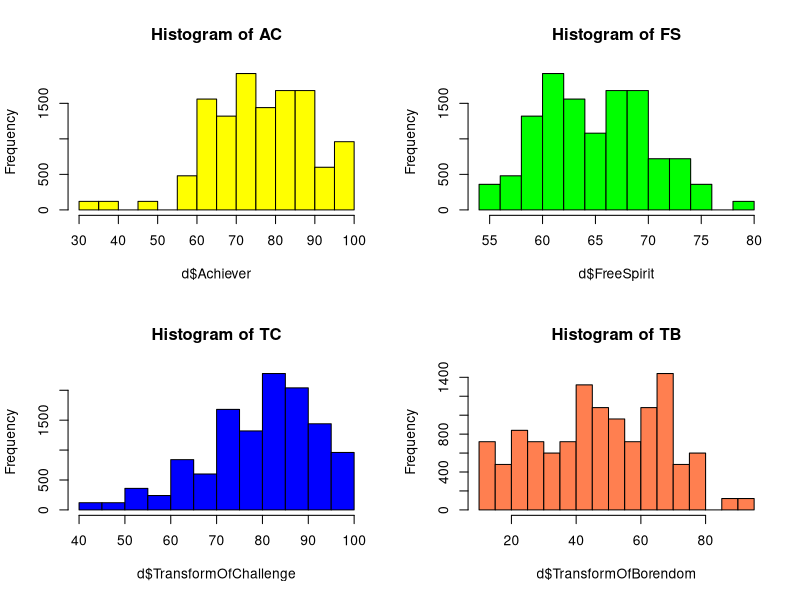
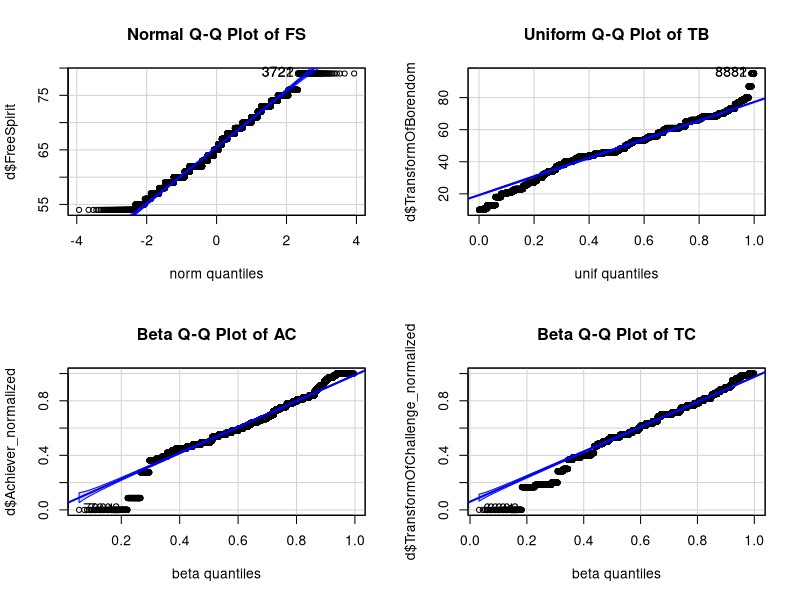

Recreate these plots in R, in order.
# Required packages for the Week 1 analysis
options(repos = c(CRAN = "https://cloud.r-project.org"))
install.packages("carData")
install.packages("car")
install.packages("MASS")
install.packages("fitdistrplus")

library("carData")
library("MASS")
library("fitdistrplus")
library("car")

# Load the dataset that lives in the workspace root
d <- read.csv("dataset.csv", header = TRUE)

# Basic histograms of the four traits
par(mfrow = c(2, 2))
hist(d$Achiever, col = "yellow", main = "Histogram of AC")
hist(d$FreeSpirit, col = "green", main = "Histogram of FS")
hist(d$TransformOfChallenge, col = "blue", main = "Histogram of TC")
hist(d$TransformOfBorendom, col = "coral", main = "Histogram of TB")
par(mfrow = c(1, 1))

# Distribution fitting and Q-Q plots
par(mfrow = c(2, 2))

normal <- fitdist(d$FreeSpirit, "norm")
qqPlot(
  d$FreeSpirit,
  distribution = "norm",
  main = "Normal Q-Q Plot of FS"
)
print(normal)

uniform <- fitdist(d$TransformOfBorendom, "unif")
qqPlot(
  d$TransformOfBorendom,
  distribution = "unif",
  main = "Uniform Q-Q Plot of TB"
)
print(uniform)

d$Achiever_normalized <- (d$Achiever - min(d$Achiever)) /
  (max(d$Achiever) - min(d$Achiever))
beta1 <- fitdist(d$Achiever_normalized, "beta")
qqPlot(
  d$Achiever_normalized,
  distribution = "beta",
  shape1 = beta1$estimate["shape1"],
  shape2 = beta1$estimate["shape2"],
  main = "Beta Q-Q Plot of AC"
)
print(beta1)

d$TransformOfChallenge_normalized <- (d$TransformOfChallenge - min(d$TransformOfChallenge)) /
  (max(d$TransformOfChallenge) - min(d$TransformOfChallenge))
beta2 <- fitdist(d$TransformOfChallenge_normalized, "beta")
qqPlot(
  d$TransformOfChallenge_normalized,
  distribution = "beta",
  shape1 = beta2$estimate["shape1"],
  shape2 = beta2$estimate["shape2"],
  main = "Beta Q-Q Plot of TC"
)
print(beta2)

# Kolmogorov-Smirnov tests for goodness-of-fit
ks_fs <- ks.test(
  d$FreeSpirit,
  "pnorm",
  mean = normal$estimate["mean"],
  sd = normal$estimate["sd"]
)
cat("\nKolmogorov-Smirnov test for FreeSpirit:\n")
print(ks_fs)

ks_tb <- ks.test(
  d$TransformOfBorendom,
  "punif",
  min = uniform$estimate["min"],
  max = uniform$estimate["max"]
)
cat("Kolmogorov-Smirnov test for TransformOfBorendom (uniform):\n")
print(ks_tb)

ks_ac <- ks.test(
  d$Achiever_normalized,
  "pbeta",
  shape1 = beta1$estimate["shape1"],
  shape2 = beta1$estimate["shape2"]
)
cat("Kolmogorov-Smirnov test for Achiever (beta):\n")
print(ks_ac)

ks_tc <- ks.test(
  d$TransformOfChallenge_normalized,
  "pbeta",
  shape1 = beta2$estimate["shape1"],
  shape2 = beta2$estimate["shape2"]
)
cat("Kolmogorov-Smirnov test for TransformOfChallenge (beta):\n")
print(ks_tc)

par(mfrow = c(1, 1))
